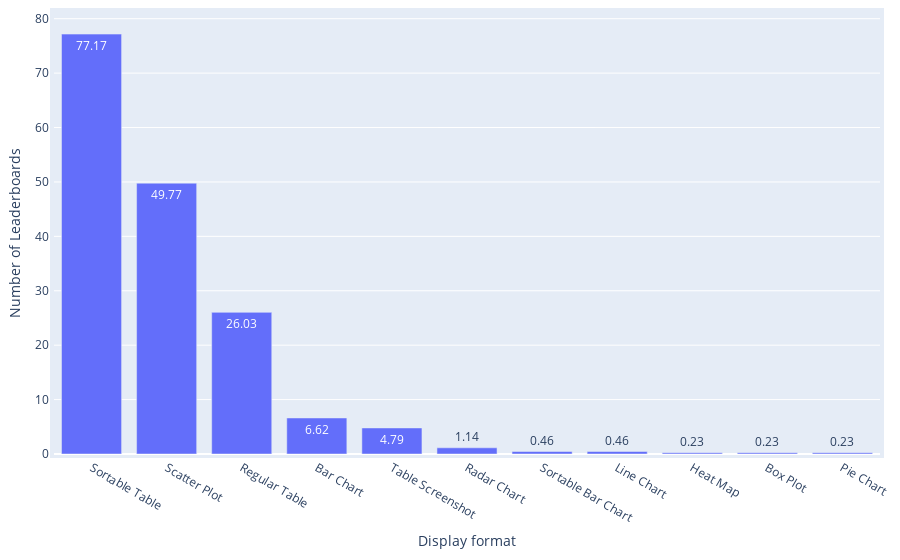

The cell this chart's notebook holds for it:
### Code cell
df = pd.read_csv(path_meta / 'leaderboard_processed.csv')
df['Display formats'] = df['Display formats'].apply(ast.literal_eval)

df_split = df.explode('Display formats')['Display formats'].value_counts().reset_index(name='Frequency')
print(f"{df_split['Display formats'].iloc[0]} is the most popular display format of leaderboards, accounting for {round(df_split['Frequency'].iloc[0]/len(df)*100,2)}% ({df_split['Frequency'].iloc[0]} out of {len(df)}) leaderboard systems.")
df_split['Weight'] = 1

statistics = {
    'Distribution': 'Leaderboard Systems across Display Formats',
    'Mean': np.mean(df_split['Frequency']),
    'Median': np.median(df_split['Frequency']),
    'IQR': df_split['Frequency'].quantile(0.75) - df_split['Frequency'].quantile(0.25),
    'Gini Coefficient': ineqpy.inequality.gini(data=df_split, income='Frequency', weights='Weight'),
}
if os.path.exists(path_meta / 'leaderboard_statistics.csv'):
    df_statistics = pd.read_csv(path_meta / 'leaderboard_statistics.csv')
else:
    df_statistics = pd.DataFrame()
df_statistics = pd.concat([df_statistics, pd.DataFrame([statistics])], ignore_index=True)
df_statistics.drop_duplicates(subset=['Distribution'], keep='last', inplace=True)
df_statistics.sort_values(by='Distribution', inplace=True)
df_statistics.to_csv(path_meta / 'leaderboard_statistics.csv', index=False)

df_split['Ratio'] = round(df_split['Frequency'] / len(df) * 100, 2)

fig = px.bar(
    x=df_split['Display formats'],
    y=df_split['Ratio'],
    text_auto=True,
    labels={'x': 'Display format', 'y': 'Number of Leaderboards'},
)
# Update the layout for a tighter look
fig.update_layout(
    autosize=True,
    margin=dict(
        l=10,  # Left margin
        r=10,  # Right margin
        b=10,  # Bottom margin
        t=10,  # Top margin
        pad=4  # Padding between the plot and the margin
    )
)
fig.show()

### Figure 1 — Plotly figure (JSON) as saved in the notebook; plotly's stock layout.template omitted (floating-point values rounded to 4 significant figures)
{"data": [{"alignmentgroup": "True", "hovertemplate": "Display format=%{x}<br>Number of Leaderboards=%{y}<extra></extra>", "legendgroup": "", "marker": {"color": "#636efa", "pattern": {"shape": ""}}, "name": "", "offsetgroup": "", "orientation": "v", "showlegend": false, "textposition": "auto", "texttemplate": "%{y}", "type": "bar", "x": ["Sortable Table", "Scatter Plot", "Regular Table", "Bar Chart", "Table Screenshot", "Radar Chart", "Sortable Bar Chart", "Line Chart", "Heat Map", "Box Plot", "Pie Chart"], "xaxis": "x", "y": [77.17, 49.77, 26.03, 6.62, 4.79, 1.14, 0.46, 0.46, 0.23, 0.23, 0.23], "yaxis": "y"}], "layout": {"autosize": true, "barmode": "relative", "legend": {"tracegroupgap": 0}, "margin": {"b": 10, "l": 10, "pad": 4, "r": 10, "t": 10}, "xaxis": {"anchor": "y", "domain": [0, 1], "title": {"text": "Display format"}}, "yaxis": {"anchor": "x", "domain": [0, 1], "title": {"text": "Number of Leaderboards"}}}}
